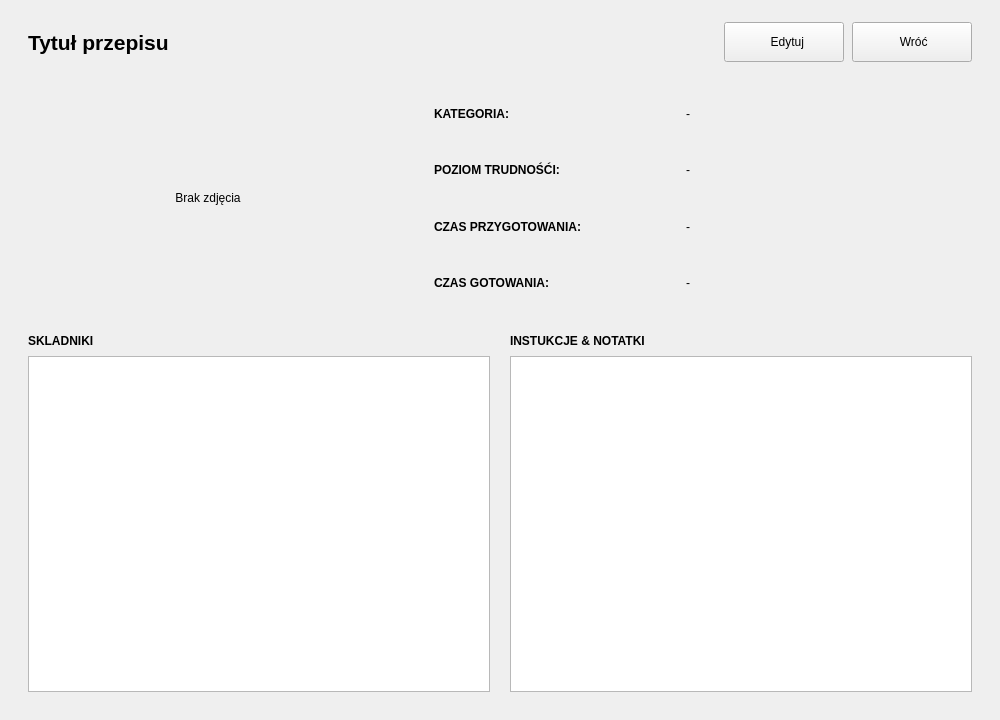
<?xml version="1.0" encoding="UTF-8"?>
<ui version="4.0">
 <class>RecipeDetailsPage</class>
 <widget class="QWidget" name="RecipeDetailsPage">
  <property name="geometry">
   <rect>
    <x>0</x>
    <y>0</y>
    <width>1000</width>
    <height>720</height>
   </rect>
  </property>
  <property name="windowTitle">
   <string>Szczegóły Przepisu</string>
  </property>
  <layout class="QVBoxLayout" name="verticalLayout_Main">
   <property name="spacing">
    <number>0</number>
   </property>
   <property name="leftMargin">
    <number>0</number>
   </property>
   <property name="topMargin">
    <number>0</number>
   </property>
   <property name="rightMargin">
    <number>0</number>
   </property>
   <property name="bottomMargin">
    <number>0</number>
   </property>
   <item>
    <layout class="QHBoxLayout" name="hl_Header" stretch="0,0,0,0">
     <property name="spacing">
      <number>8</number>
     </property>
     <property name="leftMargin">
      <number>28</number>
     </property>
     <property name="topMargin">
      <number>22</number>
     </property>
     <property name="rightMargin">
      <number>28</number>
     </property>
     <property name="bottomMargin">
      <number>18</number>
     </property>
     <item>
      <layout class="QVBoxLayout" name="vl_TitleBlock">
       <property name="spacing">
        <number>4</number>
       </property>
       <item>
        <widget class="QLabel" name="label_DetailTitle">
         <property name="minimumSize">
          <size>
           <width>0</width>
           <height>28</height>
          </size>
         </property>
         <property name="font">
          <font>
           <pointsize>16</pointsize>
           <bold>true</bold>
          </font>
         </property>
         <property name="text">
          <string>Tytuł przepisu</string>
         </property>
         <property name="wordWrap">
          <bool>true</bool>
         </property>
        </widget>
       </item>
      </layout>
     </item>
     <item>
      <spacer name="hSpacer_Header">
       <property name="orientation">
        <enum>Qt::Horizontal</enum>
       </property>
       <property name="sizeHint" stdset="0">
        <size>
         <width>40</width>
         <height>20</height>
        </size>
       </property>
      </spacer>
     </item>
     <item>
      <widget class="QPushButton" name="pushButton_Edit">
       <property name="minimumSize">
        <size>
         <width>120</width>
         <height>40</height>
        </size>
       </property>
       <property name="text">
        <string>  Edytuj</string>
       </property>
      </widget>
     </item>
     <item>
      <widget class="QPushButton" name="pushButton_Back">
       <property name="minimumSize">
        <size>
         <width>120</width>
         <height>40</height>
        </size>
       </property>
       <property name="text">
        <string> Wróć</string>
       </property>
      </widget>
     </item>
    </layout>
   </item>
   <item>
    <widget class="QScrollArea" name="scrollArea">
     <property name="frameShape">
      <enum>QFrame::NoFrame</enum>
     </property>
     <property name="widgetResizable">
      <bool>true</bool>
     </property>
     <widget class="QWidget" name="scrollAreaWidgetContents">
      <property name="geometry">
       <rect>
        <x>0</x>
        <y>0</y>
        <width>1000</width>
        <height>640</height>
       </rect>
      </property>
      <layout class="QGridLayout" name="gridLayout">
       <property name="leftMargin">
        <number>28</number>
       </property>
       <property name="topMargin">
        <number>8</number>
       </property>
       <property name="rightMargin">
        <number>28</number>
       </property>
       <property name="bottomMargin">
        <number>28</number>
       </property>
       <item row="2" column="0">
        <layout class="QGridLayout" name="gl_Sections">
         <property name="horizontalSpacing">
          <number>20</number>
         </property>
         <property name="verticalSpacing">
          <number>8</number>
         </property>
         <item row="0" column="0">
          <widget class="QLabel" name="label_IngredientsHeader">
           <property name="font">
            <font>
             <bold>true</bold>
            </font>
           </property>
           <property name="text">
            <string>SKLADNIKI</string>
           </property>
          </widget>
         </item>
         <item row="1" column="0">
          <widget class="QTextBrowser" name="textBrowser_Ingredients">
           <property name="minimumSize">
            <size>
             <width>0</width>
             <height>200</height>
            </size>
           </property>
           <property name="focusPolicy">
            <enum>Qt::NoFocus</enum>
           </property>
          </widget>
         </item>
         <item row="1" column="1">
          <widget class="QTextBrowser" name="textBrowser_Notes">
           <property name="minimumSize">
            <size>
             <width>0</width>
             <height>200</height>
            </size>
           </property>
           <property name="focusPolicy">
            <enum>Qt::NoFocus</enum>
           </property>
          </widget>
         </item>
         <item row="0" column="1">
          <widget class="QLabel" name="label_NotesHeader">
           <property name="font">
            <font>
             <bold>true</bold>
            </font>
           </property>
           <property name="text">
            <string>INSTUKCJE &amp; NOTATKI</string>
           </property>
          </widget>
         </item>
        </layout>
       </item>
       <item row="0" column="0">
        <layout class="QHBoxLayout" name="horizontalLayout_4" stretch="0,0,0,0">
         <item>
          <widget class="QLabel" name="label_DetailImage">
           <property name="minimumSize">
            <size>
             <width>360</width>
             <height>220</height>
            </size>
           </property>
           <property name="maximumSize">
            <size>
             <width>360</width>
             <height>320</height>
            </size>
           </property>
           <property name="text">
            <string>Brak zdjęcia</string>
           </property>
           <property name="scaledContents">
            <bool>false</bool>
           </property>
           <property name="alignment">
            <set>Qt::AlignCenter</set>
           </property>
          </widget>
         </item>
         <item>
          <spacer name="horizontalSpacer_2">
           <property name="orientation">
            <enum>Qt::Horizontal</enum>
           </property>
           <property name="sizeType">
            <enum>QSizePolicy::Maximum</enum>
           </property>
           <property name="sizeHint" stdset="0">
            <size>
             <width>40</width>
             <height>20</height>
            </size>
           </property>
          </spacer>
         </item>
         <item>
          <layout class="QGridLayout" name="gridLayout_2">
           <item row="2" column="4">
            <widget class="QLabel" name="label_MetaPrepTime">
             <property name="text">
              <string>-</string>
             </property>
            </widget>
           </item>
           <item row="3" column="0">
            <widget class="QLabel" name="label_Cock">
             <property name="font">
              <font>
               <bold>true</bold>
              </font>
             </property>
             <property name="text">
              <string>CZAS GOTOWANIA:</string>
             </property>
            </widget>
           </item>
           <item row="1" column="4">
            <widget class="QLabel" name="label_MetaDifficulty">
             <property name="text">
              <string>-</string>
             </property>
            </widget>
           </item>
           <item row="0" column="0">
            <widget class="QLabel" name="label_Cat">
             <property name="font">
              <font>
               <bold>true</bold>
              </font>
             </property>
             <property name="text">
              <string>KATEGORIA:</string>
             </property>
            </widget>
           </item>
           <item row="2" column="0">
            <widget class="QLabel" name="label_Prep">
             <property name="font">
              <font>
               <bold>true</bold>
              </font>
             </property>
             <property name="text">
              <string>CZAS PRZYGOTOWANIA:</string>
             </property>
            </widget>
           </item>
           <item row="1" column="0">
            <widget class="QLabel" name="label_Dif">
             <property name="font">
              <font>
               <bold>true</bold>
              </font>
             </property>
             <property name="text">
              <string>POZIOM TRUDNOŚĆI:</string>
             </property>
            </widget>
           </item>
           <item row="0" column="4">
            <widget class="QLabel" name="label_MetaCategory">
             <property name="text">
              <string>-</string>
             </property>
            </widget>
           </item>
           <item row="3" column="4">
            <widget class="QLabel" name="label_MetaCockTime">
             <property name="text">
              <string>-</string>
             </property>
            </widget>
           </item>
          </layout>
         </item>
         <item>
          <spacer name="horizontalSpacer">
           <property name="orientation">
            <enum>Qt::Horizontal</enum>
           </property>
           <property name="sizeType">
            <enum>QSizePolicy::Minimum</enum>
           </property>
           <property name="sizeHint" stdset="0">
            <size>
             <width>40</width>
             <height>30</height>
            </size>
           </property>
          </spacer>
         </item>
        </layout>
       </item>
       <item row="1" column="0">
        <spacer name="verticalSpacer">
         <property name="orientation">
          <enum>Qt::Vertical</enum>
         </property>
         <property name="sizeType">
          <enum>QSizePolicy::Maximum</enum>
         </property>
         <property name="sizeHint" stdset="0">
          <size>
           <width>20</width>
           <height>20</height>
          </size>
         </property>
        </spacer>
       </item>
      </layout>
     </widget>
    </widget>
   </item>
  </layout>
 </widget>
 <resources/>
 <connections/>
</ui>
